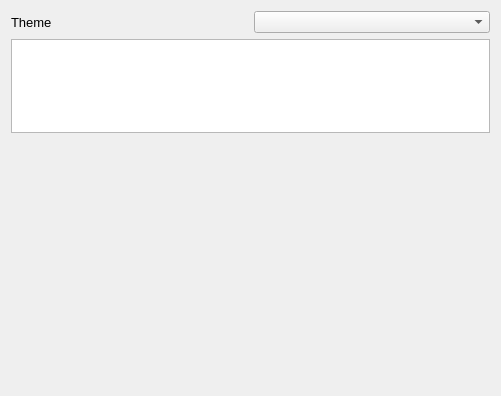
<?xml version="1.0" encoding="UTF-8"?>
<ui version="4.0">
 <class>SettingThemeSection</class>
 <widget class="QWidget" name="SettingThemeSection">
  <property name="geometry">
   <rect>
    <x>0</x>
    <y>0</y>
    <width>501</width>
    <height>396</height>
   </rect>
  </property>
  <property name="windowTitle">
   <string>Form</string>
  </property>
  <layout class="QGridLayout" name="gridLayout">
   <item row="1" column="0" colspan="2">
    <widget class="QTableWidget" name="tableWidget"/>
   </item>
   <item row="0" column="0">
    <widget class="QLabel" name="label">
     <property name="font">
      <font>
       <pointsize>10</pointsize>
      </font>
     </property>
     <property name="text">
      <string>Theme</string>
     </property>
    </widget>
   </item>
   <item row="0" column="1">
    <widget class="QComboBox" name="themeComboBox"/>
   </item>
   <item row="2" column="0">
    <spacer name="verticalSpacer">
     <property name="orientation">
      <enum>Qt::Vertical</enum>
     </property>
     <property name="sizeHint" stdset="0">
      <size>
       <width>20</width>
       <height>349</height>
      </size>
     </property>
    </spacer>
   </item>
  </layout>
 </widget>
 <resources/>
 <connections/>
</ui>
